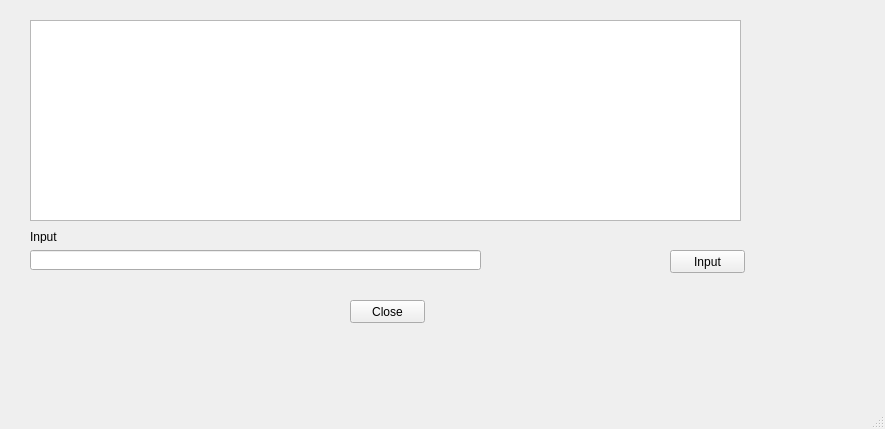
<?xml version="1.0" encoding="UTF-8"?>
<ui version="4.0">
 <class>MainWindow</class>
 <widget class="QMainWindow" name="MainWindow">
  <property name="geometry">
   <rect>
    <x>0</x>
    <y>0</y>
    <width>885</width>
    <height>429</height>
   </rect>
  </property>
  <property name="windowTitle">
   <string>MainWindow</string>
  </property>
  <widget class="QWidget" name="centralwidget">
   <widget class="QLineEdit" name="inputLine">
    <property name="geometry">
     <rect>
      <x>30</x>
      <y>250</y>
      <width>451</width>
      <height>20</height>
     </rect>
    </property>
   </widget>
   <widget class="QLabel" name="inputLabel">
    <property name="geometry">
     <rect>
      <x>30</x>
      <y>230</y>
      <width>47</width>
      <height>13</height>
     </rect>
    </property>
    <property name="text">
     <string>Input</string>
    </property>
   </widget>
   <widget class="QPushButton" name="inputButton">
    <property name="geometry">
     <rect>
      <x>670</x>
      <y>250</y>
      <width>75</width>
      <height>23</height>
     </rect>
    </property>
    <property name="text">
     <string>Input</string>
    </property>
   </widget>
   <widget class="QPushButton" name="closeButton">
    <property name="geometry">
     <rect>
      <x>350</x>
      <y>300</y>
      <width>75</width>
      <height>23</height>
     </rect>
    </property>
    <property name="text">
     <string>Close</string>
    </property>
   </widget>
   <widget class="QTextBrowser" name="textBrowser">
    <property name="geometry">
     <rect>
      <x>30</x>
      <y>20</y>
      <width>711</width>
      <height>201</height>
     </rect>
    </property>
   </widget>
  </widget>
  <widget class="QMenuBar" name="menubar">
   <property name="geometry">
    <rect>
     <x>0</x>
     <y>0</y>
     <width>885</width>
     <height>21</height>
    </rect>
   </property>
  </widget>
  <widget class="QStatusBar" name="statusbar">
   <property name="enabled">
    <bool>true</bool>
   </property>
  </widget>
 </widget>
 <resources/>
 <connections>
  <connection>
   <sender>inputButton</sender>
   <signal>clicked()</signal>
   <receiver>inputButton</receiver>
   <slot>hide()</slot>
   <hints>
    <hint type="sourcelabel">
     <x>698</x>
     <y>279</y>
    </hint>
    <hint type="destinationlabel">
     <x>698</x>
     <y>279</y>
    </hint>
   </hints>
  </connection>
  <connection>
   <sender>closeButton</sender>
   <signal>clicked()</signal>
   <receiver>MainWindow</receiver>
   <slot>close()</slot>
   <hints>
    <hint type="sourcelabel">
     <x>387</x>
     <y>331</y>
    </hint>
    <hint type="destinationlabel">
     <x>344</x>
     <y>-22</y>
    </hint>
   </hints>
  </connection>
 </connections>
</ui>
